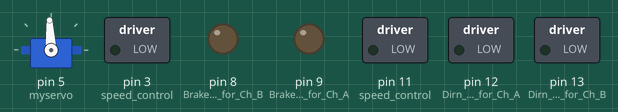
The sketch below on a simulated Arduino Uno, built with avr-gcc and run on an emulated ATmega328P. Parts: servo, switched loads named in the sketch (green lamp = pin HIGH), output pins drawn as LEDs (lit = HIGH).

Above: at 0.05 s.
At 0.45 s:
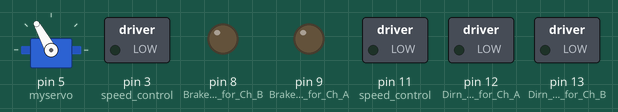
At 0.7 s:
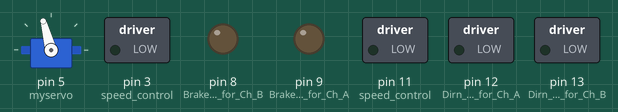
Timing chart, 0 to 3.0 s (numbered marks = the images above):
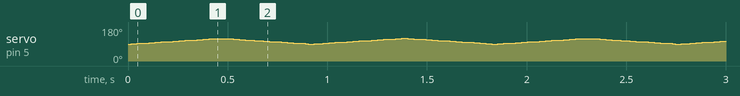

The sketch:

Obstacle_avoiding_Robot.ino
```cpp
/*
 HC-SR04 Ultasonic distance sensor:
 VCC to arduino 5v
 GND to arduino GND
 Echo to Arduino pin 7
 Trig to Arduino pin 4

 Micro Servo Motor
 Red     Vcc
 Black   Gnd
 Blue    signal, Arduino pin 5

 Motor Pins used via motor shield
 Left  Ch Arduino pin - 12,9,3
 Right Ch Arduino pin - 13,8,11

 */

#include <Servo.h>
#define echoPin 7   // Echo Pin
#define trigPin 4   // Trigger Pin
#define LEDPin 13   // Onboard LED

Servo myservo;  // create servo object to control a servo

int pos ;                 // variable to store the servo position
int maximumRange = 15;   // Maximum range needed i cms
int minimumRange = 0;    // Minimum range needed
long duration ;          // Duration used to calculate distance
long distance ;
long distance_left ;
long distance_right ;

void setup()
{
 myservo.attach(5);  // attaches the servo on pin 9 to the servo object

  pinMode(4, OUTPUT);    //trigPin
  pinMode(7, INPUT);     //echoPin
  pinMode(12, OUTPUT);   // Dirn pin for Ch A
  pinMode(9, OUTPUT);    // Brake pin for Ch A
  pinMode(3, OUTPUT);    // speed control
  pinMode(13, OUTPUT);   // Dirn pin for Ch B
  pinMode(8, OUTPUT);    // Brake pin for Ch B
  pinMode(11, OUTPUT);   // speed control

}

void loop()


{
  myservo.write(90);
  for(pos = 90; pos < 120; pos += 1)  // goes from 0 degrees to 180 degrees
  {                                   // in steps of 1 degree
    myservo.write(pos);               // tell servo to go to position in variable 'pos'
    distance = distance_right ;
    delay(15);                        // waits 15ms for the servo to reach the position
  }
  for(pos = 120; pos>=90; pos-=1)     // goes from 180 degrees to 0 degrees
  {
    myservo.write(pos);              // tell servo to go to position in variable 'pos'
    distance = distance_left  ;
    delay(15);                       // waits 15ms for the servo to reach the position
  }
  if( distance_right > distance_left)
  {
    //Left Motor
  }

  else
  {
      //Right Motor


  }

}


void calc_distance()
{
 digitalWrite(trigPin, LOW);
 delayMicroseconds(2);

 digitalWrite(trigPin, HIGH);
 delayMicroseconds(10);

 digitalWrite(trigPin, LOW);
 duration = pulseIn(echoPin, HIGH);

 distance = duration/58.2;    //Calculate the distance (in cm) based on the speed of sound.

}
```
